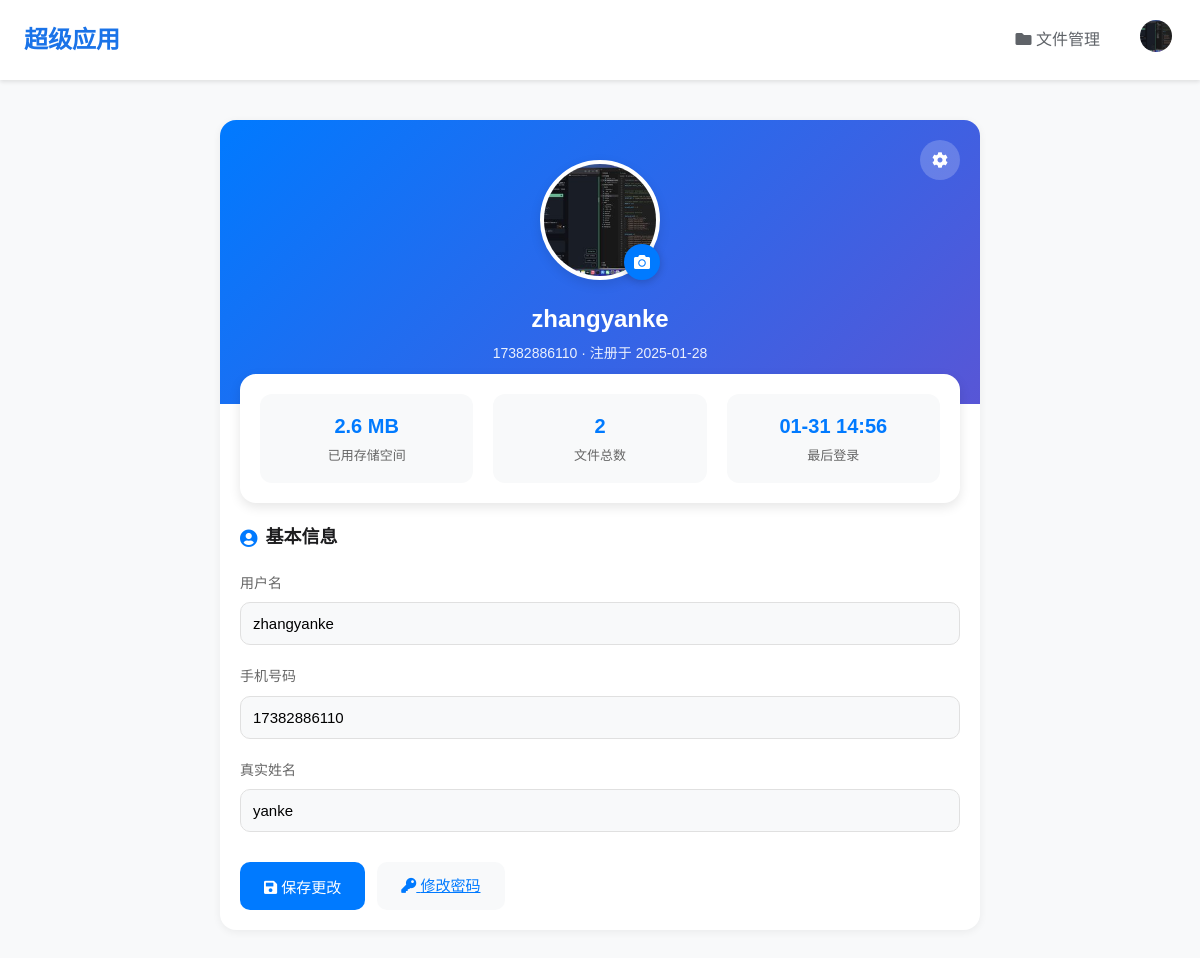
Page /accounts/profile/ (signed in) on the earlier database version.
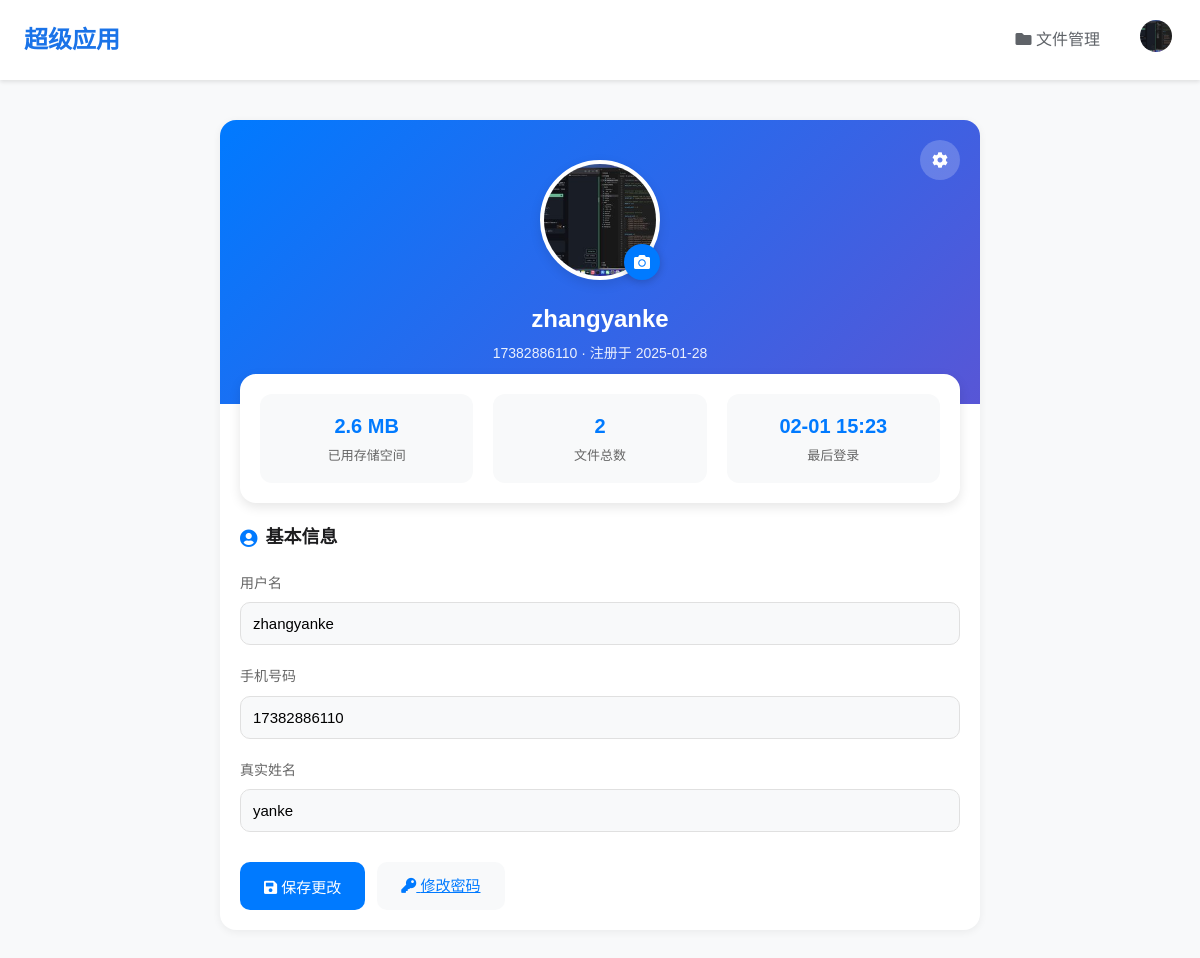
Same page on the later database version.
### accounts/models.py (models this page shows, shortened)
class CustomUser(AbstractUser):
    phone_number = models.CharField(
        '手机号码',
        max_length=11,
        unique=True,
        validators=[
            RegexValidator(
                regex=r'^1[3-9]\d{9}$',
                message='请输入有效的手机号码（11位数字，以1开头）'
            )
        ]
    )
    birthday = models.DateField('出生日期', null=True, blank=True)
    avatar = models.ImageField('头像', upload_to='avatars/', null=True, blank=True)
    real_name = models.CharField('真实姓名', max_length=50, blank=True)
    registration_ip = models.GenericIPAddressField(
        '注册IP',
        null=True,
        blank=True,
        help_text='用户注册时的IP地址'
    )
    USERNAME_FIELD = 'phone_number'
    REQUIRED_FIELDS = ['username']
    class Meta:
        verbose_name = '用户'
        verbose_name_plural = '用户'

### files/models.py (models this page shows, shortened)
class UserStorageQuota(models.Model):
    user = models.OneToOneField(
        settings.AUTH_USER_MODEL,
        on_delete=models.CASCADE,
        related_name='storage_quota'
    )
    max_storage = models.BigIntegerField(default=settings.MAX_USER_STORAGE)
    used_storage = models.BigIntegerField(default=0)
    def get_used_storage(self):
        return self.used_storage
    def get_storage_usage_percent(self):
        if self.max_storage == 0:
            return 100
        return (self.used_storage / self.max_storage) * 100

### accounts/views.py (the view)
# urls.py: path('profile/', profile_view, name='profile'),
@login_required
def profile_view(request):
    if request.method == 'POST':
        form = CustomUserChangeForm(request.POST, request.FILES, instance=request.user)
        if form.is_valid():
            if 'avatar' in request.FILES:
                image = Image.open(request.FILES['avatar'])
                if image.mode != 'RGB':
                    image = image.convert('RGB')
                image.thumbnail((300, 300), Image.Resampling.LANCZOS)
                output = BytesIO()
                image.save(output, format='JPEG', quality=85)
                output.seek(0)
                request.user.create_user_directories()
                avatar_path = request.user.get_avatar_upload_path(request.FILES['avatar'].name)
                if request.user.avatar:
                    try:
                        old_avatar_path = request.user.avatar.path
                        if os.path.exists(old_avatar_path):
                            os.remove(old_avatar_path)
                    except Exception as e:
                        print(f"删除旧头像失败: {e}")
                request.user.avatar.save(
                    os.path.basename(avatar_path),
                    ContentFile(output.read()),
                    save=False
                )
            form.save()
            messages.success(request, '个人资料已更新')
            return redirect('profile')
    else:
        form = CustomUserChangeForm(instance=request.user)
    return render(request, 'accounts/profile.html', {'form': form})

### accounts/forms.py
class CustomUserChangeForm(forms.ModelForm):
    class Meta:
        model = CustomUser
        fields = ('username', 'phone_number', 'real_name', 'birthday', 'avatar')

### templates/accounts/profile.html (shortened to what this page needs)
{% extends "base.html" %}
{% load static %}
{% block extra_css %}
<link href="https://cdnjs.cloudflare.com/ajax/libs/font-awesome/5.15.4/css/all.min.css" rel="stylesheet">
{% endblock %}
{% block content %}
<div class="profile-container">
    <div class="profile-card">
        <div class="profile-header">
            <div class="profile-actions">
                <div class="action-btn" title="设置">
                    <i class="fas fa-cog"></i>
                </div>
            </div>
            <div class="profile-avatar-wrapper">
                <div class="profile-avatar">
                    {% if user.avatar %}
                        <img src="{{ user.avatar.url }}" alt="头像" id="avatarPreview">
                    {% else %}
                        <i class="fas fa-user" style="font-size: 48px; color: #666; line-height: 112px;"></i>
                    {% endif %}
                </div>
                <label for="avatarInput" class="avatar-upload-label">
                    <i class="fas fa-camera"></i>
                </label>
            </div>
            <h1 class="profile-name">{{ user.username }}</h1>
            <div class="profile-meta">
                <span>{{ user.phone_number }}</span>
                <span>·</span>
                <span>注册于 {{ user.date_joined|date:"Y-m-d" }}</span>
            </div>
        </div>
        <div class="profile-stats">
            <div class="stat-card">
                <div class="stat-value">{{ user.storage_quota.get_used_storage|filesizeformat }}</div>
                <div class="stat-label">已用存储空间</div>
            </div>
            <div class="stat-card">
                <div class="stat-value">{{ user.files.count }}</div>
                <div class="stat-label">文件总数</div>
            </div>
            <div class="stat-card">
                <div class="stat-value">{{ user.last_login|date:"m-d H:i" }}</div>
                <div class="stat-label">最后登录</div>
            </div>
        </div>
        <div class="profile-sections">
            <form method="post" enctype="multipart/form-data" id="profileForm">
                <div class="profile-section">
                    <h2 class="section-title">
                        <i class="fas fa-user-circle"></i>
                        基本信息
                    </h2>
                    <div class="form-group">
                        <label class="form-label">用户名</label>
                        <input type="text" name="username" class="form-control" value="{{ user.username }}">
                    </div>
                    <div class="form-group">
                        <label class="form-label">手机号码</label>
                        <input type="tel" name="phone_number" class="form-control" value="{{ user.phone_number }}" readonly>
                    </div>
                    <div class="form-group">
                        <label class="form-label">真实姓名</label>
                        <input type="text" name="real_name" class="form-control" value="{{ user.real_name }}">
                    </div>
                </div>
                <div class="form-actions">
                    <button type="submit" class="btn btn-primary">
                        <i class="fas fa-save"></i>
                        保存更改
                    </button>
                    <a href="{% url 'password_change' %}" class="btn btn-secondary">
                        <i class="fas fa-key"></i>
                        修改密码
                    </a>
                </div>
            </form>
        </div>
    </div>
</div>
{% endblock %}

### templates/base.html (shortened to what this page needs)
<!DOCTYPE html>
<html lang="zh">
<head>
    {% block extra_css %}{% endblock %}
</head>
<body>
    {% if user.is_authenticated %}
    <header class="nav-header">
        <div class="nav-container">
            <a href="{% url 'home' %}" class="nav-brand">超级应用</a>
            <nav class="nav-menu">
                <a href="{% url 'files:file_list' %}" class="nav-link {% if request.resolver_match.url_name == 'file_list' %}active{% endif %}">
                    <i class="fas fa-folder"></i> 文件管理
                </a>
                <div class="user-menu-container">
                    <div class="user-menu-trigger">
                        {% if user.avatar %}
                            <img src="{{ user.avatar.url }}" alt="头像" class="user-avatar">
                        {% else %}
                            <div class="user-avatar-placeholder">{{ user.username|first|upper }}</div>
                        {% endif %}
                    </div>
                </div>
            </nav>
        </div>
    </header>
    {% endif %}
    {% block content %}{% endblock %}
</body>
</html>

Differences in the rows shown:
changed CustomUser "zhangyanke": last_login "01-31 14:56" → "02-01 15:23"
